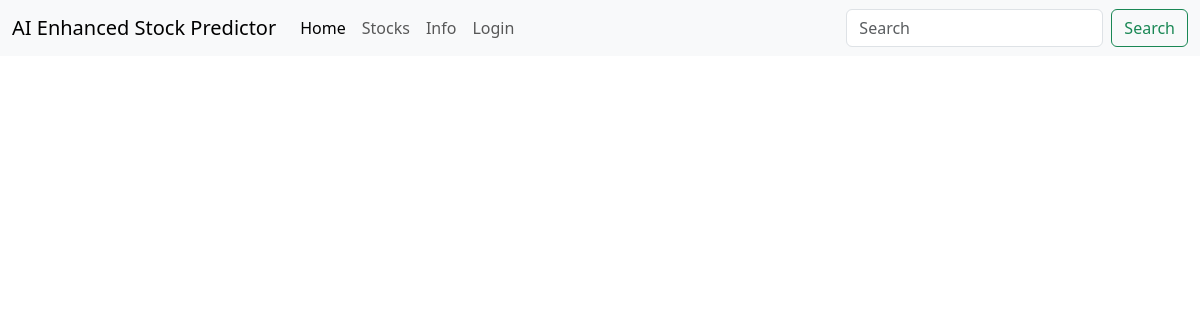
Before: /predictions/ with the older database file.
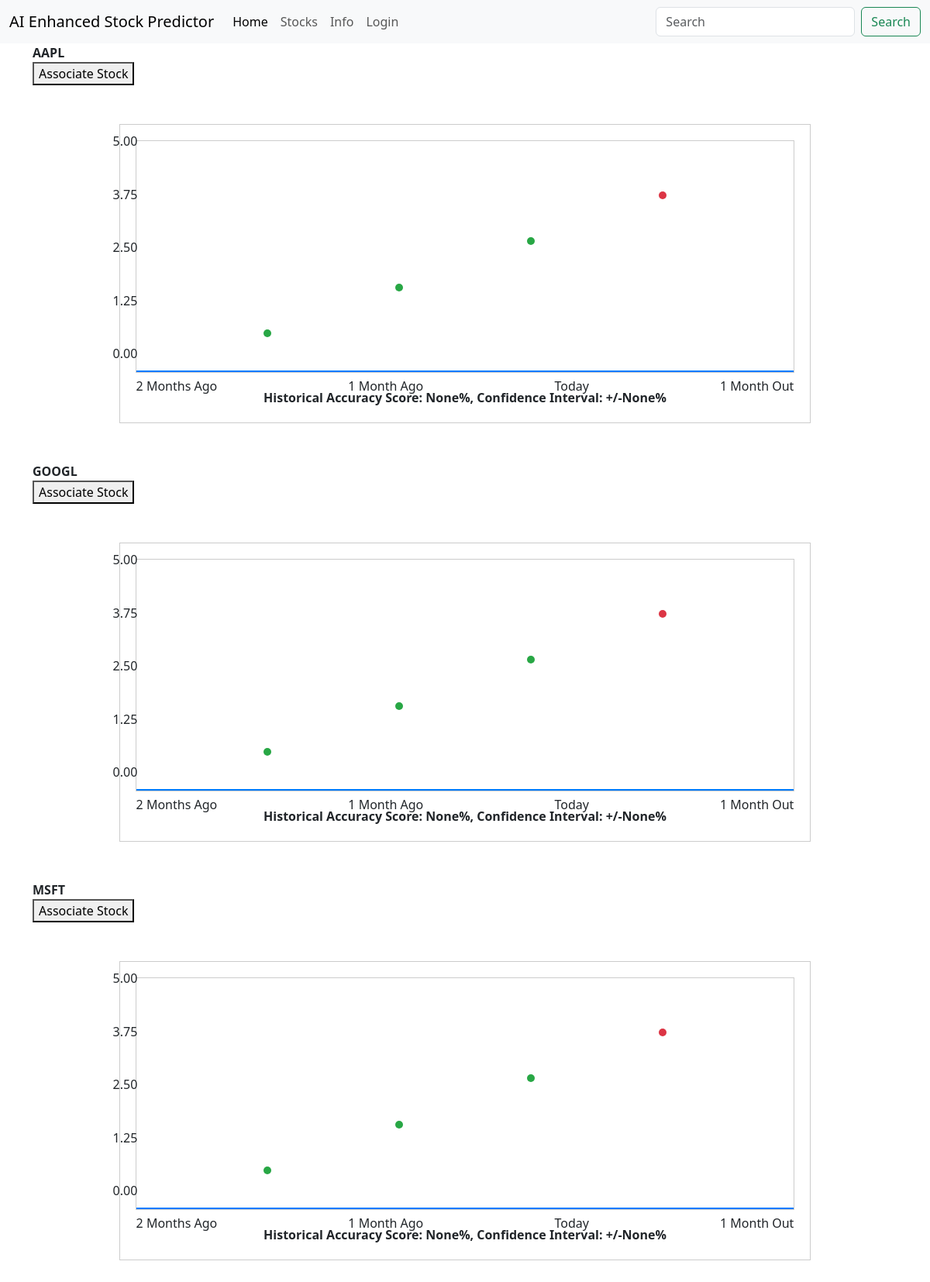
After: the same page with the newer database file.
### AIEFAapp/models.py (models this page shows)
class Stock(models.Model):
    symbol = models.CharField(max_length=10)
    name = models.CharField(max_length=100)
    hist_accuracy = models.CharField(max_length=10, blank=True, null=True)
    conf_interval = models.CharField(max_length=10, blank=True, null=True)
    def __str__(self):
        return self.symbol

### AIEFAapp/views.py (the view)
# urls.py: path("predictions/", views.all_stocks, name="predictions"),
def all_stocks(request):
    stock_list = Stock.objects.all()
    return render(request, "predictions.html", {'stock_list':stock_list})

### AIEFAapp/templates/predictions.html (shortened to what this page needs)
{%extends "base.html" %} {%block title %} Home Page {% endblock %}
{% block content %}
<!DOCTYPE html>
<html lang="en">
<head>
</head>
<body>
{% for stock in stock_list %}
    <strong>{{ stock }}</strong>
<form method="POST" action="{% url 'associate_stock' stock.id %}">
    {% if stock in request.user.profile.user_stocks.all %}
        <button type="submit">Disassociate Stock</button>
    {% else %}
        <button type="submit">Associate Stock</button>
    {% endif %}
</form>
<div class="graph-container">
    <div class="graph">
        <div class="dot dot-past" style="left: 20%; top: 80%"></div>
        <div class="dot dot-past" style="left: 40%; top: 60%"></div>
        <div class="dot dot-past" style="left: 60%; top: 40%"></div>
        <div class="dot dot-future" style="left: 80%; top: 20%"></div>
        <div class="connecting-line" style="left: 20%; width: 60%;"></div>
        <div class="y-axis">
            <span>5.00</span>
            <span>3.75</span>
            <span>2.50</span>
            <span>1.25</span>
            <span>0.00</span>
        </div>
        <div class="x-axis">
            <span>2 Months Ago</span>
            <span>1 Month Ago</span>
            <span>Today</span>
            <span>1 Month Out</span>
        </div>
    </div>
    <div class="accuracy-score">
        Historical Accuracy Score: {{ stock.hist_accuracy }}%, Confidence Interval: +/-{{ stock.conf_interval }}%
    </div>
</div>
{% endfor %}
</body>
</html>
{% endblock %}

### AIEFAapp/templates/base.html (shortened to what this page needs)
<!doctype html>
<html lang="en">
  <head>
    <link href="https://cdn.jsdelivr.net/npm/bootstrap@5.3.0/dist/css/bootstrap.min.css" rel="stylesheet">
  </head>
  <body>
    <nav class="navbar navbar-expand-lg bg-body-tertiary">
        <div class="container-fluid">
          <a class="navbar-brand" href="#">AI Enhanced Stock Predictor</a>
          <div class="collapse navbar-collapse" id="navbarSupportedContent">
            <ul class="navbar-nav me-auto mb-2 mb-lg-0">
              <li class="nav-item">
                <a class="nav-link active" aria-current="page" href="/">Home</a>
              </li>
              <li class="nav-item">
                <a class="nav-link" href="{% url 'predictions' %}">Stocks</a>
              </li>
              <li class="nav-item">
                <a class="nav-link" href="{% url 'disclaimers' %}">Info</a>
              </li>
            {% if user.is_authenticated == 0 %}
            <li class="nav-item">
              <a class="nav-link" href="/accounts/login">Login</a>
            </li>
            {% endif %}
            </ul>
            <form class="d-flex" role="search">
              <input class="form-control me-2" type="search" placeholder="Search" aria-label="Search">
              <button class="btn btn-outline-success" type="submit">Search</button>
            </form>
          </div>
        </div>
      </nav>
      <div class="container">{% block content %} {% endblock %}</div>
  </body>
</html>

### AIEFAapp/templates/predictions.html (style rules this page uses)
.graph-container { width: 80%; margin: 50px auto; border: 1px solid #ccc; padding: 20px; }
.graph { width: 100%; height: 300px; border: 1px solid #ccc; position: relative; }
.dot { position: absolute; width: 10px; height: 10px; background-color: #007BFF; border-radius: 50%; transform: translate(-50%, 50%); }
.dot-past { background-color: #28a745; }
.dot-future { background-color: #dc3545; }
.accuracy-score { margin-top: 20px; text-align: center; font-weight: bold; }
.y-axis { position: absolute; left: -30px; top: 0; display: flex; flex-direction: column; justify-content: space-between; height: 100%; }
.y-axis span { transform: translateY(-50%); text-align: right; }
.x-axis { position: absolute; bottom: -30px; left: 0; width: 100%; display: flex; justify-content: space-between; }
.connecting-line { position: absolute; bottom: 0; left: 20%; width: 60%; height: 2px; background-color: #007BFF; }

Changed rows visible on the page:
added Stock: symbol "AAPL", hist_accuracy "None", conf_interval "None"
added Stock: symbol "GOOGL", hist_accuracy "None", conf_interval "None"
added Stock: symbol "MSFT", hist_accuracy "None", conf_interval "None"
